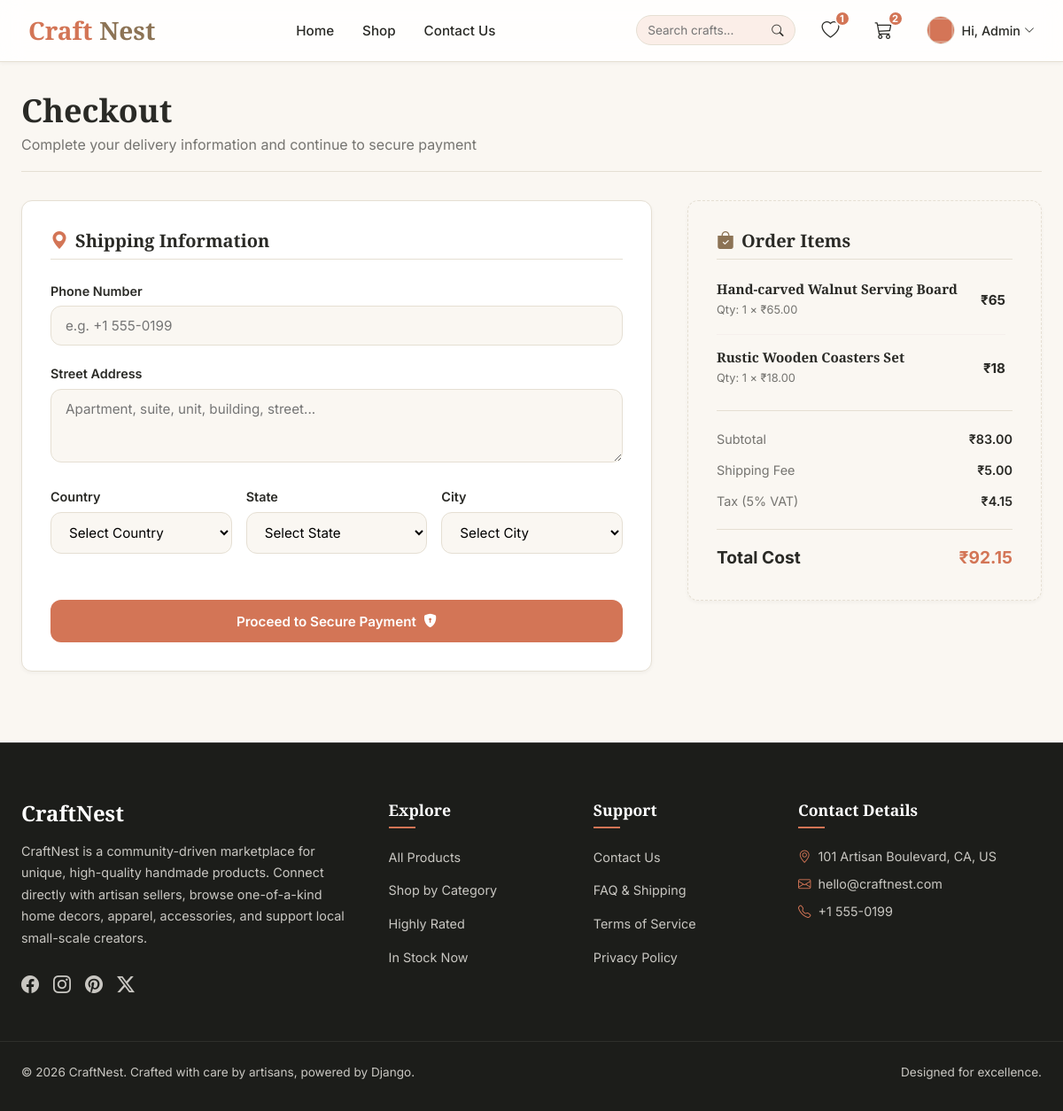
Screenshot of /checkout/ (signed in) with the database file from the repository.
### crafts/models.py (models this page shows, shortened)
class User(AbstractUser):
    email = models.EmailField(unique=True)
    profile_image = models.ImageField(upload_to='profile_images/', null=True, blank=True)
    is_seller = models.BooleanField(default=False)

class ProductCart(models.Model):
    user = models.ForeignKey(settings.AUTH_USER_MODEL, on_delete=models.CASCADE, related_name='cart_items')
    product = models.ForeignKey(HandmadeProduct, on_delete=models.CASCADE)
    price = models.DecimalField(max_digits=10, decimal_places=2)
    quantity = models.IntegerField(default=1)
    order_id = models.CharField(max_length=100, blank=True, null=True)
    order_status = models.CharField(max_length=50, blank=True, null=True)

class HandmadeProduct(models.Model):
    user = models.ForeignKey(settings.AUTH_USER_MODEL, on_delete=models.CASCADE, related_name='products')
    category = models.ForeignKey(ProductCategory, on_delete=models.CASCADE, related_name='products')
    product_name = models.CharField(max_length=200)
    description = models.TextField()
    price = models.DecimalField(max_digits=10, decimal_places=2)
    stock = models.IntegerField(default=0)
    material = models.CharField(max_length=100, blank=True, null=True)
    image = models.ImageField(upload_to='product_images/')
    created_at = models.DateTimeField(auto_now_add=True)

### crafts/views.py (the view, shortened to what this page needs)
# urls.py: path('checkout/', views.CheckoutView.as_view(), name='checkout'),
class CheckoutView(LoginRequiredMixin, CartContextMixin, View):
    def get(self, request):
        cart_items = ProductCart.objects.filter(user=request.user, order_id__isnull=True)
        if not cart_items.exists():
            messages.warning(request, "Your cart is empty.")
            return redirect('shop')
        profile, _ = UserProfile.objects.get_or_create(user=request.user)
        form = UserProfileForm(instance=profile)
        countries = Country.objects.all()
        subtotal = sum(item.price * item.quantity for item in cart_items) or Decimal('0.00')
        shipping = Decimal('5.00')
        tax = subtotal * Decimal('0.05')
        total = subtotal + shipping + tax
        context = self.get_context_data()
        context.update({
            'form': form,
            'countries': countries,
            'cart_items': cart_items,
            'subtotal': subtotal,
            'shipping': shipping,
            'tax': tax,
            'total': total,
        })
        return render(request, 'checkout.html', context)

### templates/checkout.html (shortened to what this page needs)
{% extends 'base.html' %}
{% load static %}
{% block content %}
<div class="container py-4">
    <h1 style="font-size: 2.25rem; margin-bottom: 0.25rem; font-family: var(--font-heading);">Checkout</h1>
    <p style="color: var(--text-muted); border-bottom: 1px solid var(--border-color); padding-bottom: 1rem;">Complete your delivery information and continue to secure payment</p>
    <div class="checkout-layout">
        <div class="checkout-card">
            <h2 class="checkout-section-title">
                <i class="bi bi-geo-alt-fill" style="color: var(--primary-color);"></i> Shipping Information
            </h2>
            <form id="checkoutForm" method="post" action="{% url 'checkout' %}">
                <div class="form-group">
                    <label for="id_phone_no">Phone Number</label>
                    <input type="text" name="phone_no" id="id_phone_no" class="form-control" placeholder="e.g. +1 555-0199" value="{{ form.phone_no.value|default:'' }}" required>
                </div>
                <div class="form-group">
                    <label for="id_address">Street Address</label>
                    <textarea name="address" id="id_address" class="form-control" rows="3" placeholder="Apartment, suite, unit, building, street..." required>{{ form.address.value|default:'' }}</textarea>
                </div>
                <div class="grid-3" style="gap: 1rem;">
                    <div class="form-group">
                        <label for="id_country">Country</label>
                        <select name="country" id="id_country" class="form-control form-select" required>
                            <option value="">Select Country</option>
                        </select>
                    </div>
                    <div class="form-group">
                        <label for="id_state">State</label>
                        <select name="state" id="id_state" class="form-control form-select" required>
                            <option value="">Select State</option>
                        </select>
                    </div>
                    <div class="form-group">
                        <label for="id_city">City</label>
                        <select name="city" id="id_city" class="form-control form-select" required>
                            <option value="">Select City</option>
                        </select>
                    </div>
                </div>
                <button type="submit" class="btn btn-primary mt-4" style="width: 100%; padding: 0.9rem;">
                    Proceed to Secure Payment <i class="bi bi-shield-lock-fill"></i>
                </button>
            </form>
        </div>
        <div class="checkout-card" style="align-self: start; background-color: var(--light-bg); border-style: dashed;">
            <h2 class="checkout-section-title" style="border-color: var(--border-color);">
                <i class="bi bi-bag-check-fill" style="color: var(--secondary-color);"></i> Order Items
            </h2>
            <div style="max-height: 250px; overflow-y: auto; margin-bottom: 1.5rem; padding-right: 0.5rem;">
                {% for item in cart_items %}
                    <div class="summary-item-mini">
                        <div>
                            <h4 style="font-size: 0.95rem; font-weight: 600; margin: 0;">{{ item.product.product_name }}</h4>
                            <span style="font-size: 0.8rem; color: var(--text-muted);">Qty: {{ item.quantity }} &times; ₹{{ item.product.price }}</span>
                        </div>
                        <span style="font-weight: 700; font-size: 0.95rem;">₹{% widthratio item.price 1 item.quantity %}</span>
                    </div>
                {% endfor %}
            </div>
            <div style="border-top: 1px solid var(--border-color); padding-top: 1.25rem; display: flex; flex-direction: column; gap: 0.75rem; font-size: 0.9rem;">
                <div style="display: flex; justify-content: space-between;">
                    <span style="color: var(--text-muted);">Subtotal</span>
                    <span style="font-weight: 600;">₹{{ subtotal|stringformat:".2f" }}</span>
                </div>
                <div style="display: flex; justify-content: space-between;">
                    <span style="color: var(--text-muted);">Shipping Fee</span>
                    <span style="font-weight: 600;">₹{{ shipping|stringformat:".2f" }}</span>
                </div>
                <div style="display: flex; justify-content: space-between;">
                    <span style="color: var(--text-muted);">Tax (5% VAT)</span>
                    <span style="font-weight: 600;">₹{{ tax|stringformat:".2f" }}</span>
                </div>
                <div style="display: flex; justify-content: space-between; border-top: 1px solid var(--border-color); padding-top: 1rem; margin-top: 0.5rem; font-size: 1.2rem; font-weight: 700;">
                    <span>Total Cost</span>
                    <span style="color: var(--primary-color);">₹{{ total|stringformat:".2f" }}</span>
                </div>
            </div>
        </div>
    </div>
</div>
{% endblock %}

### templates/base.html (shortened to what this page needs)
{% load static %}
<!DOCTYPE html>
<html lang="en">
<head>
    <link rel="stylesheet" href="https://cdn.jsdelivr.net/npm/bootstrap-icons@1.11.3/font/bootstrap-icons.min.css">
    <link rel="stylesheet" href="{% static 'css/style.css' %}">
</head>
<body>
    <nav class="navbar">
        <div class="container navbar-container">
            <a href="{% url 'home' %}" class="nav-brand">
                 Craft<span>Nest</span>
            </a>
            <ul class="nav-links">
                <li><a href="{% url 'home' %}" class="{% if request.resolver_match.url_name == 'home' %}active{% endif %}">Home</a></li>
                <li><a href="{% url 'shop' %}" class="{% if request.resolver_match.url_name == 'shop' %}active{% endif %}">Shop</a></li>
                <li><a href="{% url 'contact' %}" class="{% if request.resolver_match.url_name == 'contact' %}active{% endif %}">Contact Us</a></li>
            </ul>
            <div class="nav-actions">
                <form action="{% url 'shop' %}" method="get" style="display: flex; align-items: center; background-color: var(--primary-light); border-radius: var(--radius-full); padding: 0.25rem 0.75rem; border: 1px solid var(--border-color);">
                    <input type="text" name="q" placeholder="Search crafts..." value="{{ q }}" style="border: none; background: transparent; outline: none; font-size: 0.85rem; width: 140px; padding: 0.25rem 0;">
                    <button type="submit" style="background: none; border: none; cursor: pointer; color: var(--text-dark); display: flex; align-items: center;">
                        <i class="bi bi-search"></i>
                    </button>
                </form>
                <a href="{% url 'wishlist' %}" class="nav-action-btn" title="Wishlist" style="z-index: 100; position: relative;">
                    <i class="bi bi-heart"></i>
                    {% if wishlist_count > 0 %}
                        <span class="badge">{{ wishlist_count }}</span>
                    {% endif %}
                </a>
                <a href="{% url 'cart' %}" class="nav-action-btn" title="Shopping Cart" style="z-index: 100; position: relative;">
                    <i class="bi bi-cart3"></i>
                    {% if cart_count > 0 %}
                        <span class="badge">{{ cart_count }}</span>
                    {% endif %}
                </a>
                {% if request.user.is_authenticated %}
                    <div class="user-menu" id="userMenuBtn" onclick="toggleUserDropdown()">
                        {% if request.user.profile_image %}
                            <img src="{{ request.user.profile_image.url }}" alt="{{ request.user.first_name }}" class="avatar">
                        {% else %}
                            <div class="avatar" style="background-color: var(--primary-color); color: white; display: flex; align-items: center; justify-content: center; font-weight: bold; font-size: 0.9rem;">
                                {{ request.user.first_name|slice:":1" }}{{ request.user.last_name|slice:":1" }}
                            </div>
                        {% endif %}
                        <span style="font-size: 0.9rem; font-weight: 500; display: flex; align-items: center; gap: 0.25rem;">
                            Hi, {{ request.user.first_name }}
                            <i class="bi bi-chevron-down" style="font-size: 0.75rem;"></i>
                        </span>
                    </div>
                {% else %}
                    <div style="display: flex; align-items: center; gap: 0.75rem;">
                        <a href="{% url 'login' %}" class="btn btn-secondary btn-sm" style="padding: 0.4rem 1rem;">Log In</a>
                        <a href="{% url 'register' %}" class="btn btn-primary btn-sm" style="padding: 0.4rem 1rem;">Sign Up</a>
                    </div>
                {% endif %}
            </div>
        </div>
    </nav>
    <main>
        {% block content %}{% endblock %}
    </main>
    <footer>
        <div class="container footer-grid">
            <div class="footer-about">
                <h3>CraftNest</h3>
                <p>CraftNest is a community-driven marketplace for unique, high-quality handmade products. Connect directly with artisan sellers, browse one-of-a-kind home decors, apparel, accessories, and support local small-scale creators.</p>
                <div style="display: flex; gap: 1rem; font-size: 1.25rem;">
                    <a href="https://facebook.com" target="_blank" rel="noopener noreferrer" class="footer-social-link" title="Facebook"><i class="bi bi-facebook"></i></a>
                    <a href="https://instagram.com" target="_blank" rel="noopener noreferrer" class="footer-social-link" title="Instagram"><i class="bi bi-instagram"></i></a>
                    <a href="https://pinterest.com" target="_blank" rel="noopener noreferrer" class="footer-social-link" title="Pinterest"><i class="bi bi-pinterest"></i></a>
                    <a href="https://twitter.com" target="_blank" rel="noopener noreferrer" class="footer-social-link" title="Twitter / X"><i class="bi bi-twitter-x"></i></a>
                </div>
            </div>
            <div class="footer-links">
                <h4>Explore</h4>
                <ul>
                    <li><a href="{% url 'shop' %}">All Products</a></li>
                    <li><a href="{% url 'home' %}#categories">Shop by Category</a></li>
                    <li><a href="{% url 'shop' %}?sort=rating">Highly Rated</a></li>
                    <li><a href="{% url 'shop' %}?in_stock=1">In Stock Now</a></li>
                </ul>
            </div>
            <div class="footer-links">
                <h4>Support</h4>
                <ul>
                    <li><a href="{% url 'contact' %}">Contact Us</a></li>
                    <li><a href="{% url 'contact' %}">FAQ & Shipping</a></li>
                    <li><a href="{% url 'contact' %}">Terms of Service</a></li>
                    <li><a href="{% url 'contact' %}">Privacy Policy</a></li>
                </ul>
            </div>
            <div class="footer-links">
                <h4>Contact Details</h4>
                <p style="font-size: 0.9rem; margin-bottom: 0.5rem; display: flex; align-items: center; gap: 0.5rem;">
                    <i class="bi bi-geo-alt" style="color: var(--primary-color);"></i> 101 Artisan Boulevard, CA, US
                </p>
                <p style="font-size: 0.9rem; margin-bottom: 0.5rem; display: flex; align-items: center; gap: 0.5rem;">
                    <i class="bi bi-envelope" style="color: var(--primary-color);"></i>
                    <a href="mailto:hello@craftnest.com" class="footer-contact-link">hello@craftnest.com</a>
                </p>
                <p style="font-size: 0.9rem; display: flex; align-items: center; gap: 0.5rem;">
                    <i class="bi bi-telephone" style="color: var(--primary-color);"></i>
                    <a href="tel:+15550199" class="footer-contact-link">+1 555-0199</a>
                </p>
            </div>
        </div>
        <div class="container footer-bottom">
            <p>&copy; 2026 CraftNest. Crafted with care by artisans, powered by Django.</p>
            <p>Designed for excellence.</p>
        </div>
    </footer>
</body>
</html>

### rows the page displays
User: user.profile_image (picture), user.first_name "Admin"
ProductCart: product.product_name "Hand-carved Walnut Serving Board", quantity "1", product.price "65.00", price+quantity "65"
ProductCart: product.product_name "Rustic Wooden Coasters Set", quantity "1", product.price "18.00", price+quantity "18"

### other values shown
{{ wishlist_count }} "1"
{{ cart_count }} "2"
{{ subtotal|stringformat:".2f" }} "83.00"
{{ shipping|stringformat:".2f" }} "5.00"
{{ tax|stringformat:".2f" }} "4.15"
{{ total|stringformat:".2f" }} "92.15"
